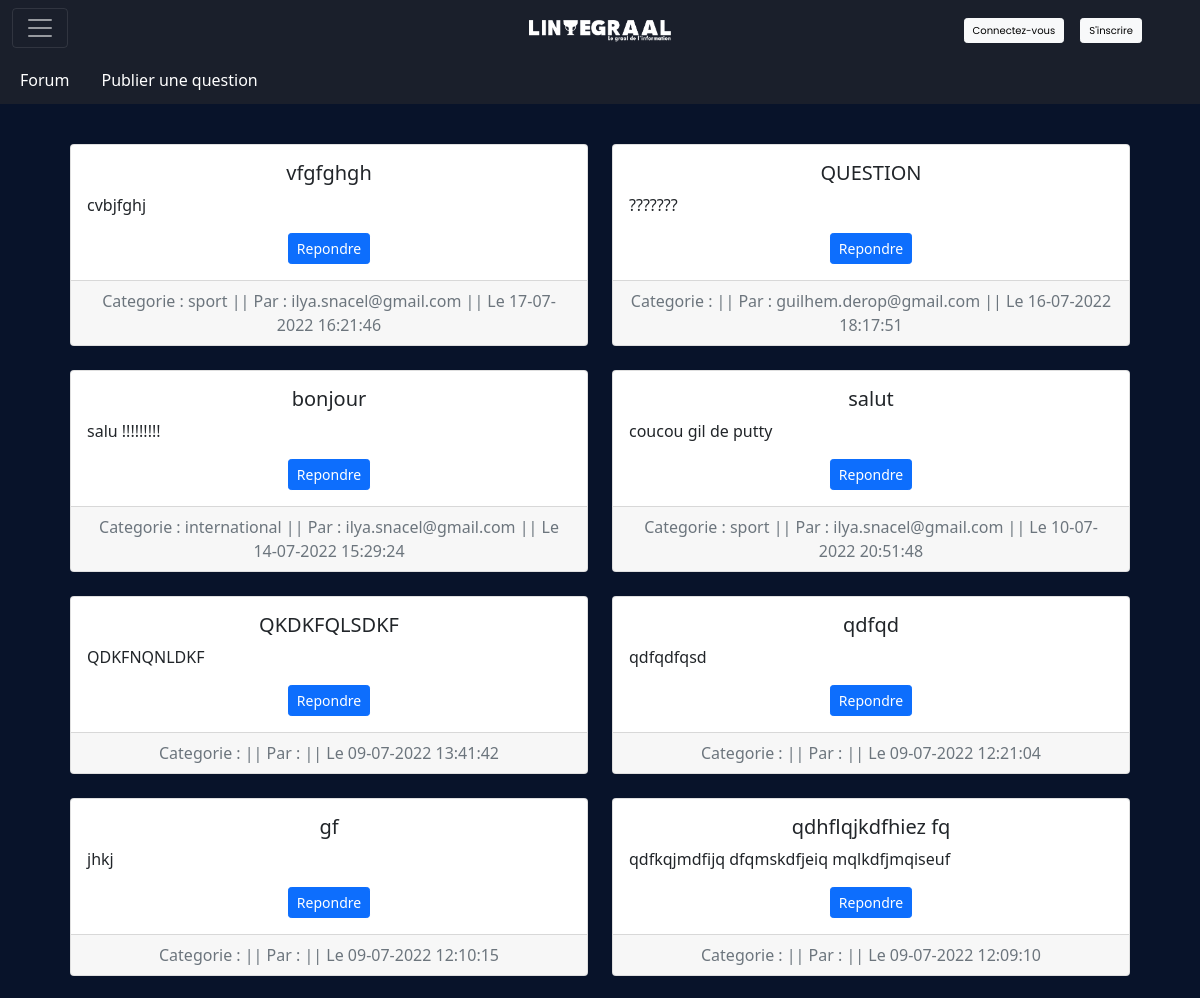
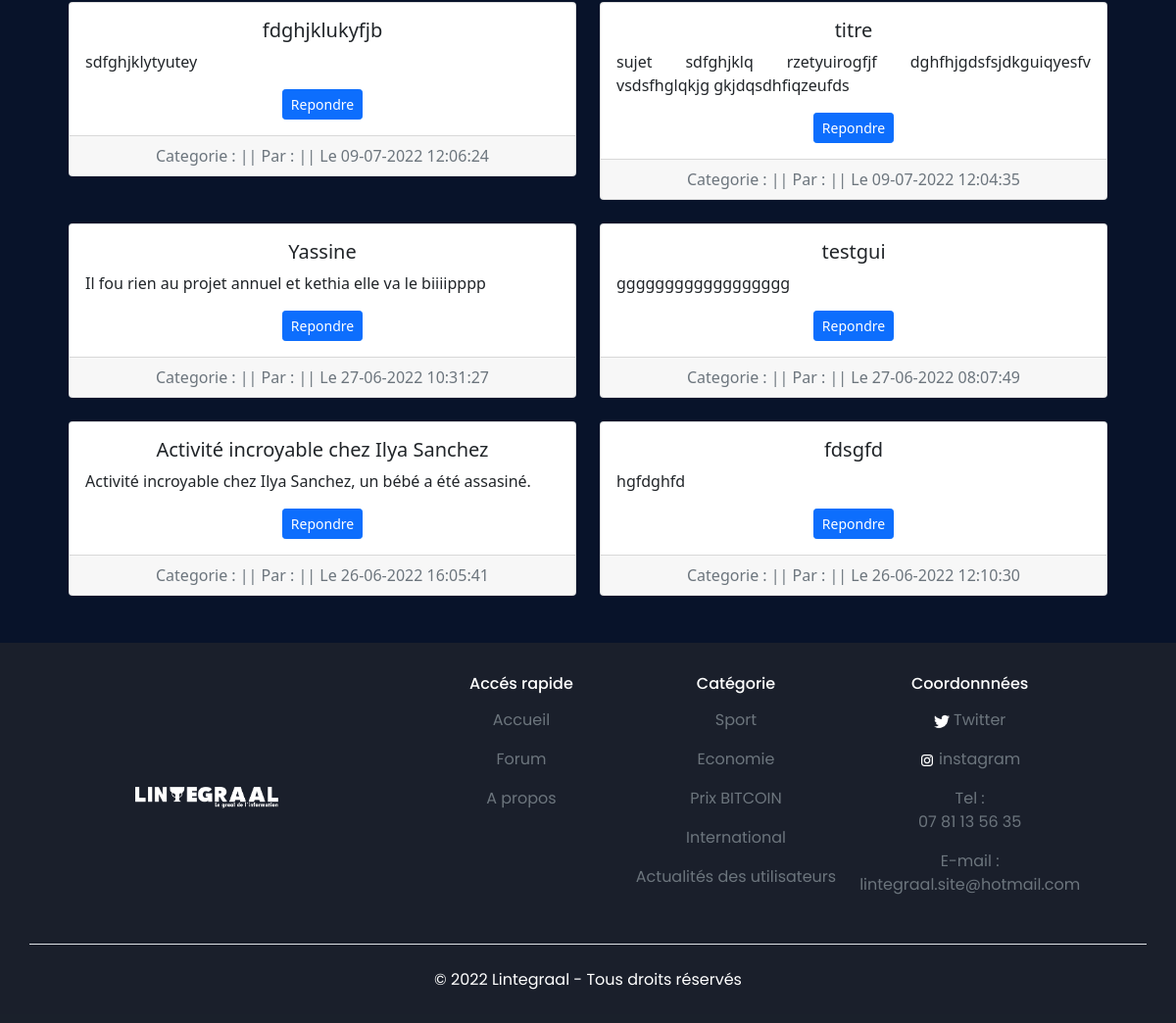
Page /mon_post.php on the committed database (2 pictures, top to bottom).
### tables this page shows
CREATE TABLE `POST` (
  `id` int(11) NOT NULL AUTO_INCREMENT,
  `sujet` text DEFAULT NULL,
  `image` varchar(255) DEFAULT NULL,
  `titre` varchar(50) DEFAULT NULL,
  `date` timestamp NOT NULL DEFAULT current_timestamp() ON UPDATE current_timestamp(),
  `utilisateur` varchar(50) DEFAULT NULL,
  `id_forum` int(100) DEFAULT NULL,
  `categorie` varchar(50) DEFAULT NULL,
  PRIMARY KEY (`id`),
  KEY `utilisateur` (`utilisateur`),
  KEY `id_forum` (`id_forum`),
  KEY `categorie` (`categorie`),
  CONSTRAINT `POST_ibfk_1` FOREIGN KEY (`utilisateur`) REFERENCES `UTILISATEUR` (`email`),
  CONSTRAINT `POST_ibfk_2` FOREIGN KEY (`id_forum`) REFERENCES `FORUM` (`id`),
  CONSTRAINT `POST_ibfk_3` FOREIGN KEY (`categorie`) REFERENCES `CATEGORIE` (`nom`)
);

### verification/verif_monpost.php (called while the page is built, shortened)
<?php
include('includes/db.php');
$AllMPost = $bdd->query('SELECT * FROM POST ORDER BY date DESC');
?>

### includes/fonction.php (called while the page is built, shortened)
<?php
function modif_date($date, $format)
{
    $timestamp = strtotime($date);
    if ($format == 'date_heure') {
        $newDate = date("d-m-Y H:i:s", $timestamp);
    }
    return $newDate;
}
?>

### mon_post.php (the view, shortened to what this page needs)
<?php
include('verification/verif_monpost.php');
?>
<!DOCTYPE html>
<html>
<?php
include('includes/head.php');
include('includes/fonction.php');
?>
<body>
    <?php
    include('includes/header.php');
    include('includes/navbar_forum.php')
    ?>
    <div class="container">
        <div class="row row-cols-1 row-cols-md-2 g-4 m-3">
            <?php
            while ($monpost = $AllMPost->fetch()) {
            ?>
                <div class="col">
                    <div class="card text-center">
                        <div class="card-body">
                            <h5 class="card-title"><?= $monpost['titre'] ?></h5>
                            <p class="card-text"><?= $monpost['sujet'] ?></p>
                            <form action="rep_post.php" method="GET">
                                <button type="submit" class="btn btn-primary btn-sm" value="<?= $monpost['id'] ?>" name="id_post">Repondre</button>
                            </form>
                        </div>
                        <div class="card-footer text-muted">
                            Categorie : <?= $monpost['categorie'] ?> ||
                            Par : <?= $monpost['utilisateur'] ?> ||
                            Le <?= modif_date($monpost['date'], 'date_heure') ?>
                        </div>
                    </div>
                </div>
            <?php } ?>
        </div>
    </div>
    <?php include('includes/footer.php') ?>
</body>
</html>

### css/style.css (style rules this page uses)
* { box-sizing: border-box; }
html { overflow-x: hidden; }
body { background-color: rgba(8, 19, 42, 1); min-height: 100vh; }
p { line-height: 1.5; }
.col p { text-align: justify; }

### rows in the picture
post: titre "vfgfghgh", sujet "cvbjfghj", $monpost['id'] 35 (drawn), categorie "sport", utilisateur "ilya.snacel@gmail.com", date "17-07-2022 16:21:46"
post: titre "QUESTION", sujet "???????", $monpost['id'] 6 (drawn), utilisateur "guilhem.derop@gmail.com", date "16-07-2022 18:17:51"
post: titre "bonjour", sujet "salu !!!!!!!!!", $monpost['id'] 25 (drawn), categorie "international", utilisateur "ilya.snacel@gmail.com", date "14-07-2022 15:29:24"
post: titre "salut", sujet "coucou gil de putty", $monpost['id'] 23 (drawn), categorie "sport", utilisateur "ilya.snacel@gmail.com", date "10-07-2022 20:51:48"
post: titre "QKDKFQLSDKF", sujet "QDKFNQNLDKF", $monpost['id'] 16 (drawn), date "09-07-2022 13:41:42"
post: titre "qdfqd", sujet "qdfqdfqsd", $monpost['id'] 13 (drawn), date "09-07-2022 12:21:04"
post: titre "gf", sujet "jhkj", $monpost['id'] 12 (drawn), date "09-07-2022 12:10:15"
post: titre "qdhflqjkdfhiez fq", sujet "qdfkqjmdfijq dfqmskdfjeiq mqlkdfjmqiseuf", $monpost['id'] 11 (drawn), date "09-07-2022 12:09:10"
post: titre "fdghjklukyfjb", sujet "sdfghjklytyutey", $monpost['id'] 10 (drawn), date "09-07-2022 12:06:24"
post: titre "titre", sujet "sujet sdfghjklq rzetyuirogfjf dghfhjgdsfsjdkguiqyesfv vsdsfhglqkjg gkjdqsdhfiqzeufds", $monpost['id'] 9 (drawn), date "09-07-2022 12:04:35"
post: titre "Yassine", sujet "Il fou rien au projet annuel et kethia elle va le biiiipppp", $monpost['id'] 5 (drawn), date "27-06-2022 10:31:27"
post: titre "testgui", sujet "gggggggggggggggggg", $monpost['id'] 4 (drawn), date "27-06-2022 08:07:49"
post: titre "Activité incroyable chez Ilya Sanchez", sujet "Activité incroyable chez Ilya Sanchez, un bébé a été assasiné.", $monpost['id'] 3 (drawn), date "26-06-2022 16:05:41"
post: titre "fdsgfd", sujet "hgfdghfd", $monpost['id'] 1 (drawn), date "26-06-2022 12:10:30"
